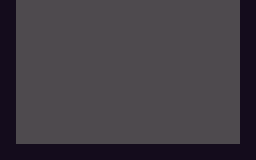

A 2D game scene composited from a Tiled map and its tileset images. What follows is a short description and the map's XML, with every tile layer's data as written:
An orthogonal 16x10 tile map with 16x16 px tiles, 2 tile layers (BACKGROUND, FOREGROUND) and 3 objects.

<map version="1.0" orientation="orthogonal" renderorder="right-down" width="16" height="10" tilewidth="16" tileheight="16" nextobjectid="24">
 <tileset firstgid="1" name="TILES_TMP" tilewidth="16" tileheight="16">
  <image source="../../img/tiles_placeholder.png" width="64" height="32" />
 </tileset>
 <objectgroup name="EVENTS" />
 <objectgroup name="SOLIDS">
  <object id="3" x="0" y="0" width="16" height="160" />
  <object id="4" x="16" y="144" width="224" height="16" />
  <object id="5" x="240" y="0" width="16" height="160" />
 </objectgroup>
 <layer name="BACKGROUND" width="16" height="10">
  <data>
   <tile gid="4" />
   <tile gid="4" />
   <tile gid="4" />
   <tile gid="4" />
   <tile gid="4" />
   <tile gid="4" />
   <tile gid="4" />
   <tile gid="4" />
   <tile gid="4" />
   <tile gid="4" />
   <tile gid="4" />
   <tile gid="4" />
   <tile gid="4" />
   <tile gid="4" />
   <tile gid="4" />
   <tile gid="4" />
   <tile gid="4" />
   <tile gid="4" />
   <tile gid="4" />
   <tile gid="4" />
   <tile gid="4" />
   <tile gid="4" />
   <tile gid="4" />
   <tile gid="4" />
   <tile gid="4" />
   <tile gid="4" />
   <tile gid="4" />
   <tile gid="4" />
   <tile gid="4" />
   <tile gid="4" />
   <tile gid="4" />
   <tile gid="4" />
   <tile gid="4" />
   <tile gid="4" />
   <tile gid="4" />
   <tile gid="4" />
   <tile gid="4" />
   <tile gid="4" />
   <tile gid="4" />
   <tile gid="4" />
   <tile gid="4" />
   <tile gid="4" />
   <tile gid="4" />
   <tile gid="4" />
   <tile gid="4" />
   <tile gid="4" />
   <tile gid="4" />
   <tile gid="4" />
   <tile gid="4" />
   <tile gid="4" />
   <tile gid="4" />
   <tile gid="4" />
   <tile gid="4" />
   <tile gid="4" />
   <tile gid="4" />
   <tile gid="4" />
   <tile gid="4" />
   <tile gid="4" />
   <tile gid="4" />
   <tile gid="4" />
   <tile gid="4" />
   <tile gid="4" />
   <tile gid="4" />
   <tile gid="4" />
   <tile gid="4" />
   <tile gid="4" />
   <tile gid="4" />
   <tile gid="4" />
   <tile gid="4" />
   <tile gid="4" />
   <tile gid="4" />
   <tile gid="4" />
   <tile gid="4" />
   <tile gid="4" />
   <tile gid="4" />
   <tile gid="4" />
   <tile gid="4" />
   <tile gid="4" />
   <tile gid="4" />
   <tile gid="4" />
   <tile gid="4" />
   <tile gid="4" />
   <tile gid="4" />
   <tile gid="4" />
   <tile gid="4" />
   <tile gid="4" />
   <tile gid="4" />
   <tile gid="4" />
   <tile gid="4" />
   <tile gid="4" />
   <tile gid="4" />
   <tile gid="4" />
   <tile gid="4" />
   <tile gid="4" />
   <tile gid="4" />
   <tile gid="4" />
   <tile gid="4" />
   <tile gid="4" />
   <tile gid="4" />
   <tile gid="4" />
   <tile gid="4" />
   <tile gid="4" />
   <tile gid="4" />
   <tile gid="4" />
   <tile gid="4" />
   <tile gid="4" />
   <tile gid="4" />
   <tile gid="4" />
   <tile gid="4" />
   <tile gid="4" />
   <tile gid="4" />
   <tile gid="4" />
   <tile gid="4" />
   <tile gid="4" />
   <tile gid="4" />
   <tile gid="4" />
   <tile gid="4" />
   <tile gid="4" />
   <tile gid="4" />
   <tile gid="4" />
   <tile gid="4" />
   <tile gid="4" />
   <tile gid="4" />
   <tile gid="4" />
   <tile gid="4" />
   <tile gid="4" />
   <tile gid="4" />
   <tile gid="4" />
   <tile gid="4" />
   <tile gid="4" />
   <tile gid="4" />
   <tile gid="4" />
   <tile gid="4" />
   <tile gid="4" />
   <tile gid="4" />
   <tile gid="4" />
   <tile gid="4" />
   <tile gid="4" />
   <tile gid="4" />
   <tile gid="4" />
   <tile gid="4" />
   <tile gid="4" />
   <tile gid="4" />
   <tile gid="4" />
   <tile gid="4" />
   <tile gid="4" />
   <tile gid="4" />
   <tile gid="4" />
   <tile gid="4" />
   <tile gid="4" />
   <tile gid="4" />
   <tile gid="4" />
   <tile gid="4" />
   <tile gid="4" />
   <tile gid="4" />
   <tile gid="4" />
   <tile gid="4" />
   <tile gid="4" />
   <tile gid="4" />
   <tile gid="4" />
  </data>
 </layer>
 <objectgroup name="OBJECTS" />
 <layer name="FOREGROUND" width="16" height="10">
  <data>
   <tile gid="1" />
   <tile gid="0" />
   <tile gid="0" />
   <tile gid="0" />
   <tile gid="0" />
   <tile gid="0" />
   <tile gid="0" />
   <tile gid="0" />
   <tile gid="0" />
   <tile gid="0" />
   <tile gid="0" />
   <tile gid="0" />
   <tile gid="0" />
   <tile gid="0" />
   <tile gid="0" />
   <tile gid="1" />
   <tile gid="1" />
   <tile gid="0" />
   <tile gid="0" />
   <tile gid="0" />
   <tile gid="0" />
   <tile gid="0" />
   <tile gid="0" />
   <tile gid="0" />
   <tile gid="0" />
   <tile gid="0" />
   <tile gid="0" />
   <tile gid="0" />
   <tile gid="0" />
   <tile gid="0" />
   <tile gid="0" />
   <tile gid="1" />
   <tile gid="1" />
   <tile gid="0" />
   <tile gid="0" />
   <tile gid="0" />
   <tile gid="0" />
   <tile gid="0" />
   <tile gid="0" />
   <tile gid="0" />
   <tile gid="0" />
   <tile gid="0" />
   <tile gid="0" />
   <tile gid="0" />
   <tile gid="0" />
   <tile gid="0" />
   <tile gid="0" />
   <tile gid="1" />
   <tile gid="1" />
   <tile gid="0" />
   <tile gid="0" />
   <tile gid="0" />
   <tile gid="0" />
   <tile gid="0" />
   <tile gid="0" />
   <tile gid="0" />
   <tile gid="0" />
   <tile gid="0" />
   <tile gid="0" />
   <tile gid="0" />
   <tile gid="0" />
   <tile gid="0" />
   <tile gid="0" />
   <tile gid="1" />
   <tile gid="1" />
   <tile gid="0" />
   <tile gid="0" />
   <tile gid="0" />
   <tile gid="0" />
   <tile gid="0" />
   <tile gid="0" />
   <tile gid="0" />
   <tile gid="0" />
   <tile gid="0" />
   <tile gid="0" />
   <tile gid="0" />
   <tile gid="0" />
   <tile gid="0" />
   <tile gid="0" />
   <tile gid="1" />
   <tile gid="1" />
   <tile gid="0" />
   <tile gid="0" />
   <tile gid="0" />
   <tile gid="0" />
   <tile gid="0" />
   <tile gid="0" />
   <tile gid="0" />
   <tile gid="0" />
   <tile gid="0" />
   <tile gid="0" />
   <tile gid="0" />
   <tile gid="0" />
   <tile gid="0" />
   <tile gid="0" />
   <tile gid="1" />
   <tile gid="1" />
   <tile gid="0" />
   <tile gid="0" />
   <tile gid="0" />
   <tile gid="0" />
   <tile gid="0" />
   <tile gid="0" />
   <tile gid="0" />
   <tile gid="0" />
   <tile gid="0" />
   <tile gid="0" />
   <tile gid="0" />
   <tile gid="0" />
   <tile gid="0" />
   <tile gid="0" />
   <tile gid="1" />
   <tile gid="1" />
   <tile gid="0" />
   <tile gid="0" />
   <tile gid="0" />
   <tile gid="0" />
   <tile gid="0" />
   <tile gid="0" />
   <tile gid="0" />
   <tile gid="0" />
   <tile gid="0" />
   <tile gid="0" />
   <tile gid="0" />
   <tile gid="0" />
   <tile gid="0" />
   <tile gid="0" />
   <tile gid="1" />
   <tile gid="1" />
   <tile gid="0" />
   <tile gid="0" />
   <tile gid="0" />
   <tile gid="0" />
   <tile gid="0" />
   <tile gid="0" />
   <tile gid="0" />
   <tile gid="0" />
   <tile gid="0" />
   <tile gid="0" />
   <tile gid="0" />
   <tile gid="0" />
   <tile gid="0" />
   <tile gid="0" />
   <tile gid="1" />
   <tile gid="1" />
   <tile gid="1" />
   <tile gid="1" />
   <tile gid="1" />
   <tile gid="1" />
   <tile gid="1" />
   <tile gid="1" />
   <tile gid="1" />
   <tile gid="1" />
   <tile gid="1" />
   <tile gid="1" />
   <tile gid="1" />
   <tile gid="1" />
   <tile gid="1" />
   <tile gid="1" />
   <tile gid="1" />
  </data>
 </layer>
</map>
